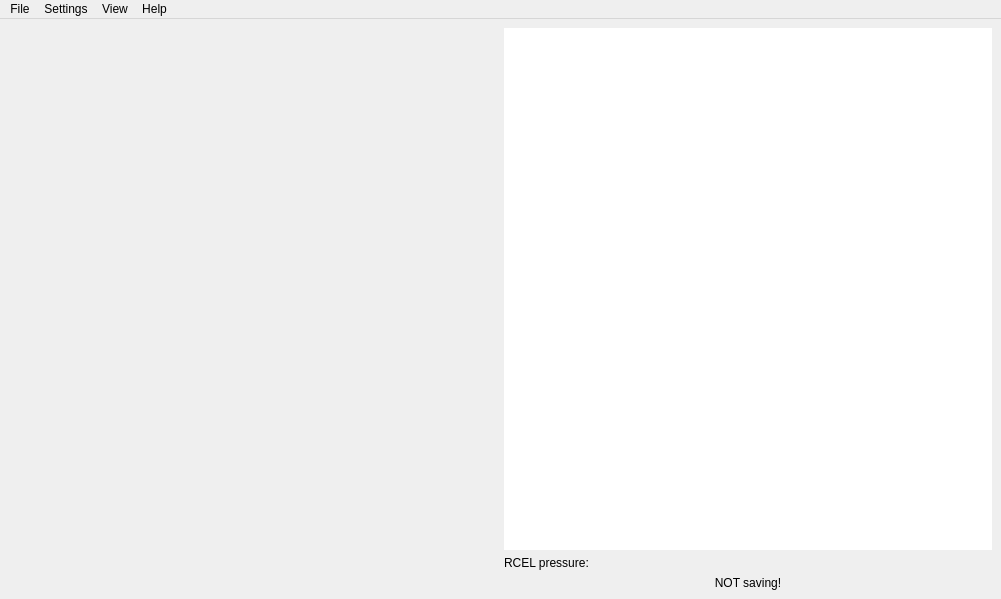
<?xml version="1.0" encoding="UTF-8"?>
<ui version="4.0">
 <class>MainWindow</class>
 <widget class="QMainWindow" name="MainWindow">
  <property name="geometry">
   <rect>
    <x>0</x>
    <y>0</y>
    <width>1001</width>
    <height>599</height>
   </rect>
  </property>
  <property name="windowTitle">
   <string>MainWindow</string>
  </property>
  <widget class="QWidget" name="centralwidget">
   <layout class="QVBoxLayout" name="verticalLayout">
    <item>
     <layout class="QHBoxLayout" name="horizontalLayout">
      <item>
       <widget class="QwtPlot" name="qwtPlot"/>
      </item>
      <item>
       <layout class="QVBoxLayout" name="verticalLayout_2">
        <item>
         <widget class="QGraphicsView" name="graphicsView">
          <property name="sizePolicy">
           <sizepolicy hsizetype="Minimum" vsizetype="Expanding">
            <horstretch>0</horstretch>
            <verstretch>0</verstretch>
           </sizepolicy>
          </property>
          <property name="minimumSize">
           <size>
            <width>10</width>
            <height>0</height>
           </size>
          </property>
          <property name="frameShape">
           <enum>QFrame::NoFrame</enum>
          </property>
          <property name="frameShadow">
           <enum>QFrame::Plain</enum>
          </property>
          <property name="lineWidth">
           <number>2</number>
          </property>
          <property name="verticalScrollBarPolicy">
           <enum>Qt::ScrollBarAlwaysOff</enum>
          </property>
          <property name="horizontalScrollBarPolicy">
           <enum>Qt::ScrollBarAlwaysOff</enum>
          </property>
          <property name="sizeAdjustPolicy">
           <enum>QAbstractScrollArea::AdjustToContentsOnFirstShow</enum>
          </property>
          <property name="alignment">
           <set>Qt::AlignRight|Qt::AlignTop|Qt::AlignTrailing</set>
          </property>
          <property name="renderHints">
           <set>QPainter::Antialiasing|QPainter::TextAntialiasing</set>
          </property>
         </widget>
        </item>
        <item>
         <layout class="QVBoxLayout" name="verticalLayout_3">
          <item>
           <widget class="QLabel" name="RcelPressText">
            <property name="text">
             <string>RCEL pressure: </string>
            </property>
            <property name="alignment">
             <set>Qt::AlignLeading|Qt::AlignLeft|Qt::AlignTop</set>
            </property>
           </widget>
          </item>
          <item>
           <widget class="QLabel" name="saveLabel">
            <property name="text">
             <string>NOT saving!</string>
            </property>
            <property name="alignment">
             <set>Qt::AlignHCenter|Qt::AlignTop</set>
            </property>
           </widget>
          </item>
         </layout>
        </item>
       </layout>
      </item>
     </layout>
    </item>
    <item>
     <layout class="QHBoxLayout" name="horizontalLayout_2"/>
    </item>
   </layout>
  </widget>
  <widget class="QMenuBar" name="menubar">
   <property name="geometry">
    <rect>
     <x>0</x>
     <y>0</y>
     <width>1001</width>
     <height>22</height>
    </rect>
   </property>
   <widget class="QMenu" name="menuFile">
    <property name="title">
     <string>File</string>
    </property>
    <addaction name="actionSave_as"/>
    <addaction name="actionSave_log_as"/>
   </widget>
   <widget class="QMenu" name="menuSettings">
    <property name="title">
     <string>Settings</string>
    </property>
    <widget class="QMenu" name="menuSelect_port">
     <property name="title">
      <string>Select port</string>
     </property>
    </widget>
    <addaction name="menuSelect_port"/>
    <addaction name="actionRefresh_ports"/>
    <addaction name="actionDisconnect"/>
   </widget>
   <widget class="QMenu" name="menuView">
    <property name="title">
     <string>View</string>
    </property>
    <addaction name="actionAll_parameters"/>
    <addaction name="actionLog"/>
   </widget>
   <widget class="QMenu" name="menuHelp">
    <property name="title">
     <string>Help</string>
    </property>
    <addaction name="actionQuick_guide"/>
    <addaction name="actionAbout"/>
   </widget>
   <addaction name="menuFile"/>
   <addaction name="menuSettings"/>
   <addaction name="menuView"/>
   <addaction name="menuHelp"/>
  </widget>
  <action name="actionRefresh_ports">
   <property name="text">
    <string>Refresh ports</string>
   </property>
  </action>
  <action name="actionDisconnect">
   <property name="enabled">
    <bool>false</bool>
   </property>
   <property name="text">
    <string>Disconnect</string>
   </property>
  </action>
  <action name="actionSet_port">
   <property name="text">
    <string>Select port</string>
   </property>
  </action>
  <action name="actiontest">
   <property name="text">
    <string>test</string>
   </property>
  </action>
  <action name="actionSave_as">
   <property name="text">
    <string>Save as...</string>
   </property>
  </action>
  <action name="actionSave_log_as">
   <property name="enabled">
    <bool>false</bool>
   </property>
   <property name="text">
    <string>Save log as...</string>
   </property>
  </action>
  <action name="actionAll_parameters">
   <property name="text">
    <string>All parameters</string>
   </property>
  </action>
  <action name="actionQuick_guide">
   <property name="text">
    <string>Quick guide</string>
   </property>
  </action>
  <action name="actionAbout">
   <property name="text">
    <string>About</string>
   </property>
  </action>
  <action name="actionLog">
   <property name="text">
    <string>Log</string>
   </property>
  </action>
 </widget>
 <customwidgets>
  <customwidget>
   <class>QwtPlot</class>
   <extends>QFrame</extends>
   <header>qwt_plot.h</header>
   <container>1</container>
  </customwidget>
 </customwidgets>
 <resources/>
 <connections/>
</ui>
